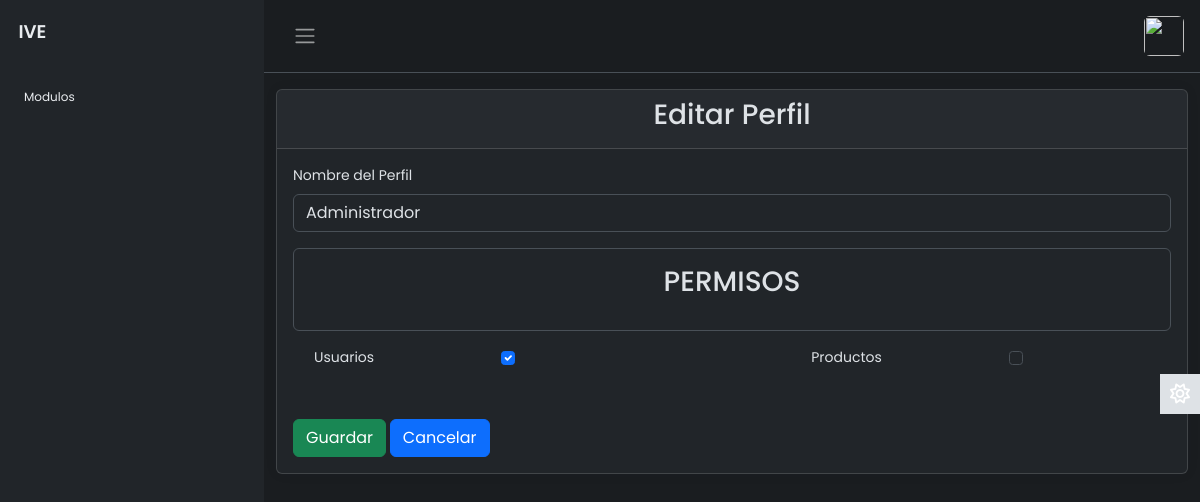
Before: /modulos/perfiles/EditarPerfil.php?txtID=1 (signed in) with the older database file.
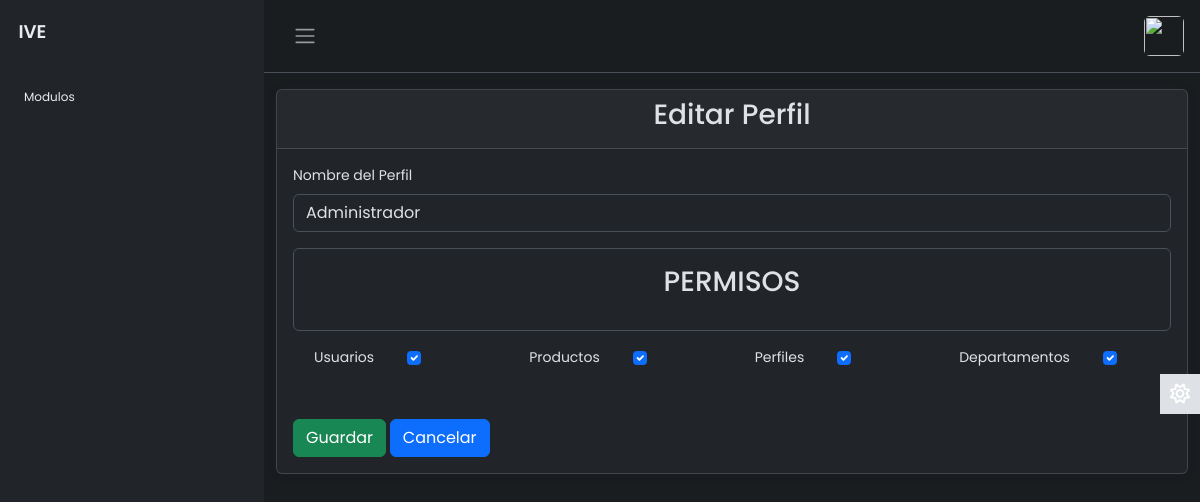
After: the same page with the newer database file.
### tables this page shows
CREATE TABLE `permisos` (
  `idPermiso` int(11) NOT NULL,
  `NombrePermiso` varchar(50) DEFAULT NULL
);

### modulos/perfiles/EditarPerfil.php (the view, shortened to what this page needs)
<?php
include("../../layout/top.php");
require("../../config/dbcontext.php");
if (isset($_GET['txtID'])) {
    $txtID = (isset($_GET['txtID'])) ? $_GET['txtID'] : "";
    $query = $link->prepare("SELECT * FROM perfiles where IDPerfil = ?");
    $query->bind_param("s", $txtID);
    $query->execute();
    $result = $query->get_result();
    if ($registro = $result->fetch_assoc()) {
        $nombre = $registro["NombrePerfil"];
        $permisosPerfil = explode(",", $registro["Permisos"]);
    } else {
        echo ("NO SE ENCONTRARON REGISTROS");
    }
}
$query = $link->prepare("SELECT * FROM permisos");
$query->execute();
$result = $query->get_result();
$Permisos = $result->fetch_all(MYSQLI_ASSOC);
?>
<div class="container mt-3">
    <div class="card">
        <div class="card-header">
            <h3 class="d-flex justify-content-center">Editar Perfil</h3>
        </div>
        <div class="card-body">
            <form id="formEditarPerfil">
                <div class="mb-3">
                    <label for="Nombre" class="form-label">Nombre del Perfil</label>
                    <input type="text" class="form-control" name="nombre" id="nombre" value="<?php echo $nombre ?>">
                </div>
                <div class="mb-3 p-3 border rounded">
                    <h3 class="text-center mb-3"> PERMISOS</h3>
                </div>
                <div class="form-check d-flex justify-content-between mb-2">
                <?php
                foreach ($Permisos as $permiso) {
                    $nombrePermiso = $permiso['NombrePermiso'];
                    $idPermiso = $permiso['idPermiso'];
                    echo '<label class="form-check-label" for="permiso' . $idPermiso . '">' . $nombrePermiso . '</label>';
                    if (in_array($nombrePermiso, $permisosPerfil)) {
                        echo '<input class="form-check-input" type="checkbox" name="permisos" value="' . $nombrePermiso . '" id="permiso' . $idPermiso . '" checked><br>';
                    } else {
                        echo '<input class="form-check-input" type="checkbox" name="permisos" value="' . $nombrePermiso . '" id="permiso' . $idPermiso . '"><br>';
                    }
                }
                ?>
                </div>
                 <div class="gap-2 mt-5">
                <button type="submit" class="btn btn-success">Guardar</button>
                <a class="btn btn-primary" href="index.php" role="button">Cancelar</a>
                </div>
            </form>
        </div>
    </div>
</div>
<?php
include("../../layout/foot.php");
?>

Changed rows visible on the page:
computed for permisos "Productos": permisos "☐" → "☑"
added permisos: NombrePermiso "Perfiles"
added permisos: NombrePermiso "Departamentos"
